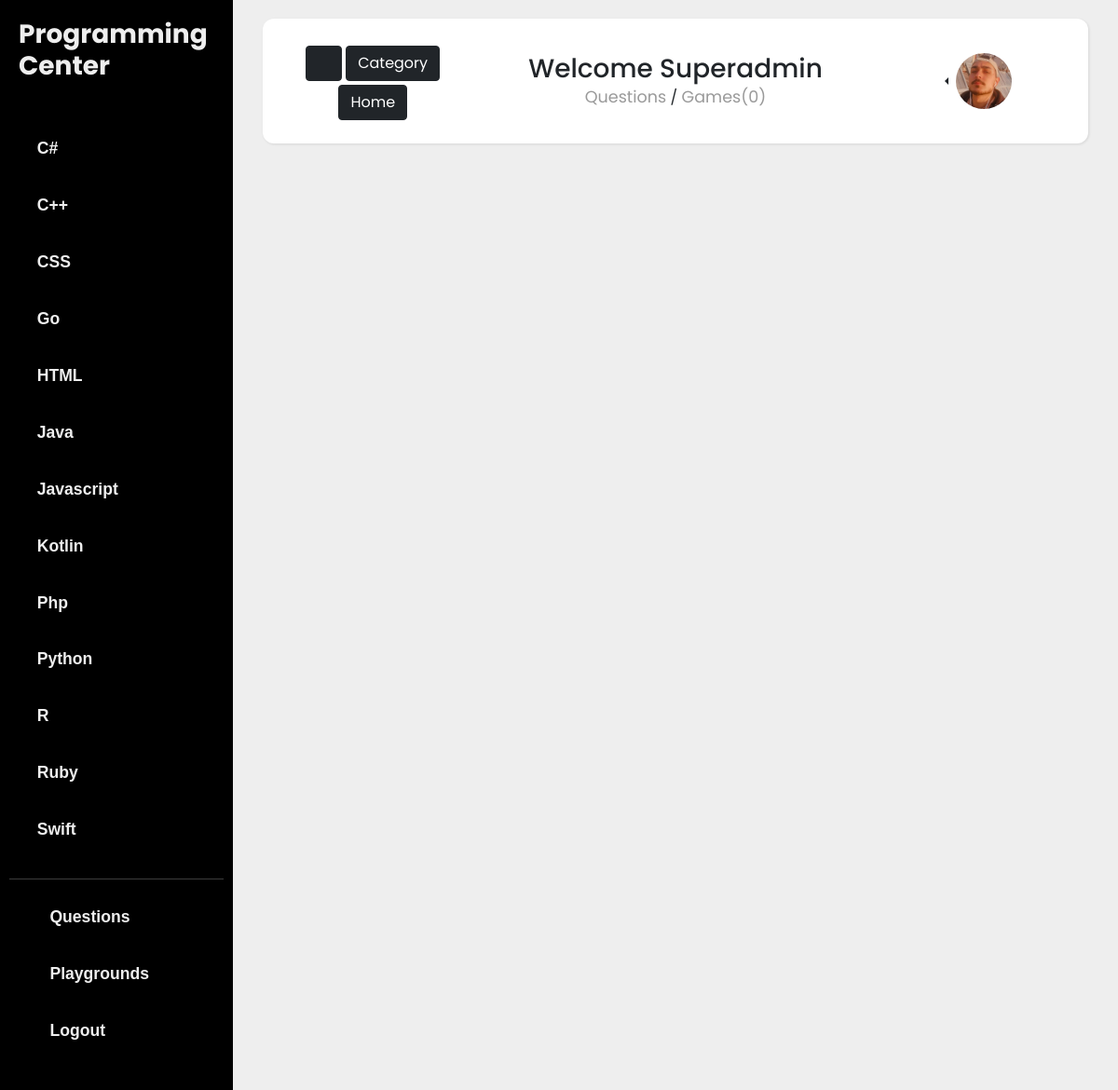
Page /question/category/games/ (signed in) on the committed database.
### programmingLanguage/models.py (models this page shows, shortened)
class Language(models.Model):
    name = models.CharField(max_length=100, unique=True)
    slug = models.SlugField(max_length=10, unique=True)
    category = TreeManyToManyField(Category, related_name='lang_category')
    detail = RichTextField(blank=True, null=True)
    class Meta:
        ordering = ['name']

class Category(MPTTModel):
    name = models.CharField(max_length=100, unique=True)
    parent = TreeForeignKey('self', null=True, blank=True, related_name='children', on_delete=models.CASCADE)
    slug = models.SlugField(max_length=150, unique=True)
    detail = RichTextField(blank=True, null=True)
    class MPTTMeta:
        order_insertion_by = ['name']
    class Meta:
        verbose_name_plural = 'categories'

### account/models.py (models this page shows, shortened)
class UserBase(AbstractBaseUser, PermissionsMixin):
    email = models.EmailField('email address', unique=True)
    username = models.CharField(max_length=150, unique=True)
    first_name = models.CharField(max_length=150, blank=True)
    last_name = models.CharField(max_length=150, blank=True)
    slug = models.SlugField(max_length=150, unique=True)
    is_active = models.BooleanField(default=False)
    is_staff = models.BooleanField(default=False)
    created = models.DateTimeField(auto_now_add=True)
    updated = models.DateTimeField(auto_now=True)
    objects = CustomAccountManager()
    USERNAME_FIELD = 'email'
    REQUIRED_FIELDS = ['username']
    class Meta:
        verbose_name = 'Account'
        verbose_name_plural = 'Accounts'

class Profile(models.Model):
    user = models.OneToOneField(UserBase, on_delete=models.CASCADE)
    interests = models.ManyToManyField(Language, related_name='user_interests', blank=True)
    slug = models.SlugField(max_length=150, unique=True)
    about = models.TextField(blank=True)
    image = models.ImageField(default='avatar.png', upload_to=user_directory_path)
    stars = models.ManyToManyField(UserBase, related_name='star', default=None, blank=True)
    star_count = models.BigIntegerField(default='0')

### question/views.py (the view)
# urls.py: path('category/<slug:slug>/', views.CategoryQuestionDetailView.as_view(), name='category_question_list'),
class CategoryQuestionDetailView(DetailView, MultipleObjectMixin):
    model = Category
    template_name = 'question/category_question_list.html'
    paginate_by = 6
    def get_context_data(self, **kwargs):
        object_list = Question.objects.filter(tags=self.object)
        q_set = set(object_list)
        if not self.object.is_leaf_node():
            children = self.object.get_children()
            for child in children:
                questions = Question.objects.filter(tags=child)
                for question in questions:
                    q_set.add(question)
        object_list = list(q_set)
        context = super().get_context_data(object_list=object_list, **kwargs)
        context['questions'] = object_list
        return context

### programmingLanguage/views.py (called while the page is built)
def language_list(request):
    language_list = Language.objects.all()
    context = {
        'language_list': language_list
    }
    return context

### templates/question/category_question_list.html (shortened to what this page needs)
{% extends '../basee.html' %}
{% block content %}
<div class="container-fluid">
    <div class="row">
        <nav class="navbar">
            <div class=" col-lg-3 col-12" style="text-align: center; margin: 10px 0;">
                <button type="button" id="sidebarCollapse" class="btn btn-dark mt-1">
                    <i class="fas fa-align-left"></i>
                </button>
                <a href="{% url 'pl:category' %}" class="btn btn-dark mt-1">Category</a>
                <a href="{% url 'pl:home' %}" class="btn btn-dark mt-1">Home</a>
            </div>
            <div class=" col-lg-6 col-12" style="text-align: center; margin: 10px 0;">
                {% if request.user.is_authenticated %}
                <h3 class="mb-0">Welcome {{request.user.username|title}}</h3>
                {% endif %}
                {% if object.is_child_node %}
                    <a href="{% url 'question:category_question_list' object.get_root.slug %}"
                    class="navigation ">{{object.get_root}}</a>
                {% else %}
                    <a href="{% url 'question:question_list' %}"
                        class="navigation ">Questions</a>
                {% endif %}
                / <a href="{% url 'question:category_question_list' object.slug %}"
                    class="navigation ">{{object.name}}({{ questions|length }})</a>
            </div>
            <div class="col-lg-3 col-12" style="text-align: center; margin: 10px 0;">
                {% if request.user.is_authenticated %}
                <div class="btn-group  dropstart">
                    <a type="button" class="dropdown-toggle" data-bs-toggle="dropdown" data-toggle="dropdown"
                        aria-haspopup="true" aria-expanded="false">
                        <img src="{{ request.user.profile.image.url }}" alt="" class="rounded-circle" width="60"
                            height="60">
                    </a>
                </div>
                {% else %}
                <div class="row justify-content-center">
                    <a href="{% url 'account:register' %}" class="btn btn-dark col-5"
                        style="margin-right: 5px;">Register</a>
                    <a href="{% url 'account:login' %}" class="btn btn-dark col-5">Log in</a>
                </div>
                {% endif %}
            </div>
        </nav>
    </div>
</div>
{% endblock %}

### templates/basee.html (shortened to what this page needs)
{% load static %}
<!doctype html>
<html lang="en">
<head>
    <link href="https://cdn.jsdelivr.net/npm/bootstrap@5.0.0-beta2/dist/css/bootstrap.min.css" rel="stylesheet"
>
    <link href="{% static 'fontawesome_free/css/all.min.css' %}" rel="stylesheet" type="text/css">
    <link rel="stylesheet" href="https://cdn.jsdelivr.net/gh/devicons/devicon@v2.10.1/devicon.min.css">
    <link href="{% static 'css/sidebar.css' %}" rel="stylesheet">
    <link href="{% static 'css/card.css' %}" rel="stylesheet">
    <link href="{% static 'css/card1.css' %}" rel="stylesheet">
</head>
<body>
    <div class="wrapper">
        <nav id="sidebar">
            <div class="sidebar-header">
                <a href="{% url 'pl:home' %}">
                <h3 class="fw-bold">Programming Center</h3>
                </a>
            </div>
            <ul class="components">
                {% for lang in language_list %}
                <li>
                    <a href="{% url 'pl:languages_detail' lang.slug %}">
                        <p class="fw-bold">{{lang.name}}</p>
                    </a>
                </li>
                {% endfor %}
                <hr>
                <li>
                    <a href="{% url 'question:question_list' %}">
                        <i class="fas fa-question y-icon"></i>
                        <p class="fw-bold">Questions</p>
                    </a>
                </li>
                <li>
                    <a href="{% url 'editor:home' %}">
                        <i class="fas fa-file-code game-icon"></i>
                        <p class="fw-bold">Playgrounds</p>
                    </a>
                </li>
                {% if request.user.is_authenticated %}
                <li>
                    <a href="{% url 'account:logout' %}">
                        <i class="fas fa-power-off web-icon"></i>
                        <p class="fw-bold">Logout</p>
                    </a>
                </li>
                {% endif %}
            </ul>
        </nav>
        <div id="content">
            <main class="container">
                {% block content %}
                {% endblock %}
            </main>
        </div>
    </div>
</body>
</html>

### static/css/sidebar.css (style rules this page uses)
:root { --mainColor: #fff; }
body { font-family: 'Poppins', sans-serif; background: #eee; }
p { font-family: sans-serif, 'Poppins'; font-size: 1em; font-weight: 300; line-height: 1.7em; }
a { color: inherit; text-decoration: none; transition: all 0.3s; }
.navbar { padding: 15px 10px; background: #fff; border: none; border-radius: 12px; margin-bottom: 40px; box-shadow: 1px 1px 3px rgba(0, 0, 0, 0.1); }
i, span { display: inline-block; }
.wrapper { display: flex; align-items: stretch; }
#sidebar { min-width: 250px; max-width: 250px; background: #000; color: #eee; transition: all 0.3s; }
#sidebar .sidebar-header { padding: 20px; background: #000; }
#sidebar ul.components { position: relative; padding: 20px 10px; }
#sidebar ul li a { padding: 10px 10px 5px; font-size: 1.1em; display: block; background: linear-gradient(to right, var(--mainColor) 0%, var(--mainColor) 100%); background-position: 0 0 ; background-repeat: repeat-x; background-size: 1px 0; transition: background-size .5s; }
#sidebar ul.components li a p { display: inline-block; margin-left: 15px; }
#content { width: 100%; padding: 20px; min-height: 100vh; transition: all 0.3s; }

### static/css/card.css (style rules this page uses)
a.navigation { color: #9A9A9A; font-size: 1.1rem; }
.web-icon { color: #d9534f; }
.game-icon { color: #5cb85c; }
.y-icon { color: #f0ad4e; }

### rows in the picture
Language: name "C#"
Language: name "C++"
Language: name "CSS"
Language: name "Go"
Language: name "HTML"
Language: name "Java"
Language: name "Javascript"
Language: name "Kotlin"
Language: name "Php"
Language: name "Python"
Language: name "R"
Language: name "Ruby"
Language: name "Swift"
UserBase: user.username "Superadmin", user.profile.image (picture)
Category: name "Games"

### other values in the picture
{{ questions|length }} "0"
